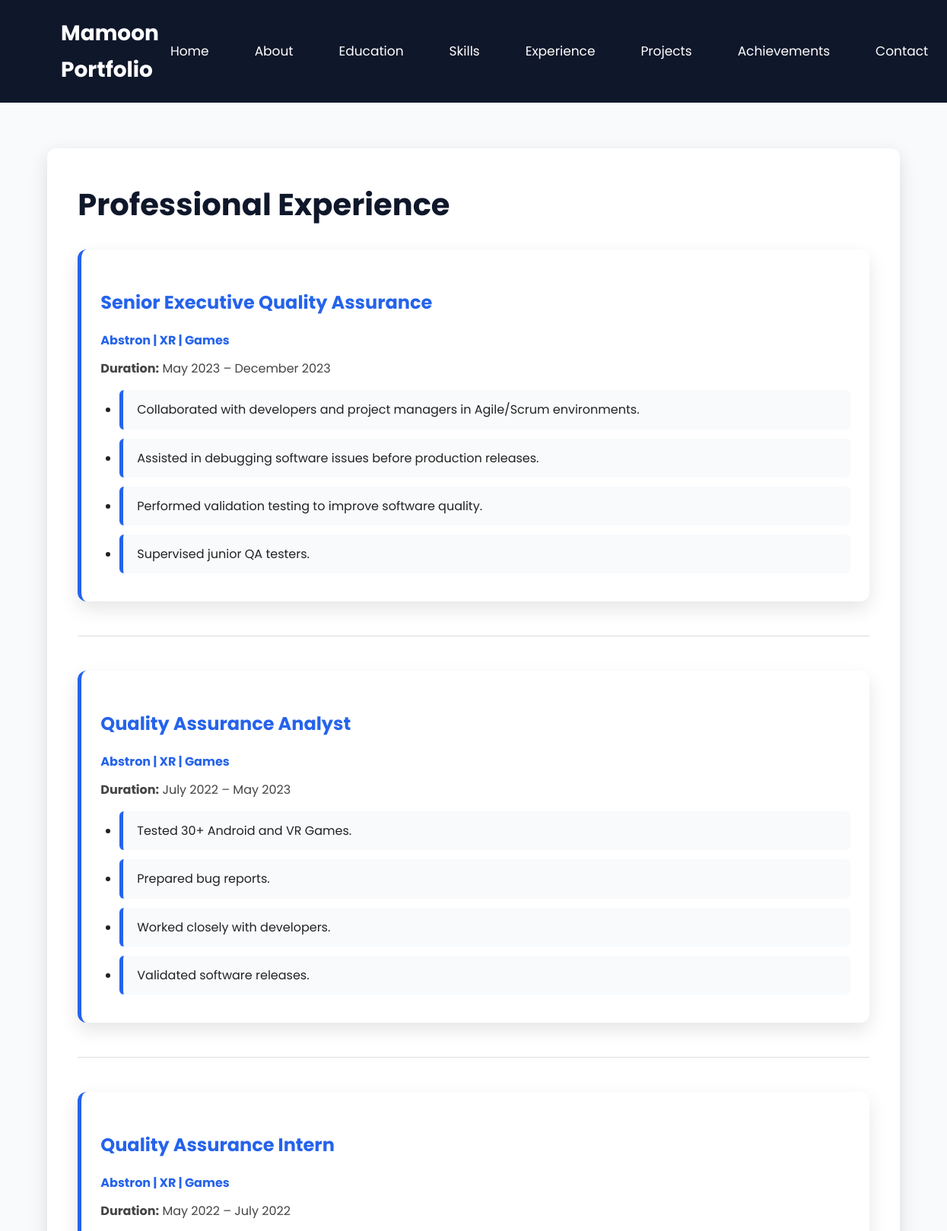
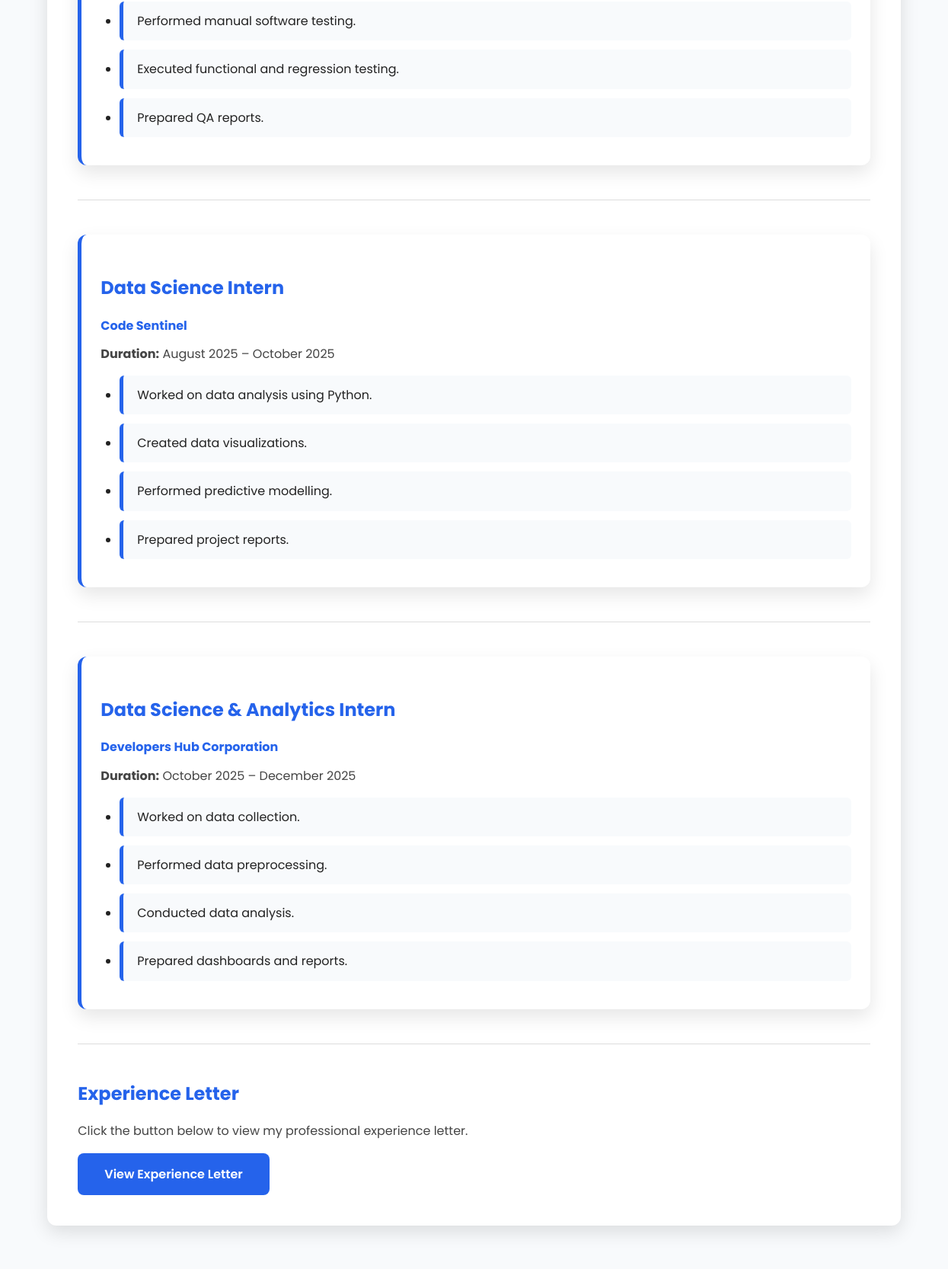
The app's page /experience/ (upper part) with its own data (2 pictures, top to bottom).
### experience/models.py (models this page shows, shortened)
class Experience(models.Model):
    job_title = models.CharField(max_length=150)
    company = models.CharField(max_length=200)
    duration = models.CharField(max_length=100)
    description = models.TextField()
    experience_letter = models.ImageField(
        upload_to="experience/",
        blank=True,
        null=True
    )

### experience/views.py (the view)
# urls.py: path('experience/', include('experience.urls')),
def experience(request):
    experiences = Experience.objects.all()
    for exp in experiences:
        exp.points = [
            line.strip()
            for line in exp.description.split("\n")
            if line.strip()
        ]
    experience_letter = Experience.objects.exclude(
        experience_letter=""
    ).exclude(
        experience_letter=None
    ).first()
    bio = Bio.objects.first()
    return render(request, "experience.html", {
        "experiences": experiences,
        "experience_letter": experience_letter,
        "bio": bio,
    })

### templates/experience.html (shortened to what this page needs)
{% load static %}
<!DOCTYPE html>
<html lang="en">
<head>
    <link rel="stylesheet" href="{% static 'css/style.css' %}">
</head>
<body>
<header>
    <div class="logo">
        <h2>Mamoon Portfolio</h2>
    </div>
    <nav>
        <ul>
            <li><a href="{% url 'home' %}">Home</a></li>
            <li><a href="{% url 'about' %}">About</a></li>
            <li><a href="{% url 'education' %}">Education</a></li>
            <li><a href="{% url 'skills' %}">Skills</a></li>
            <li><a href="{% url 'experience' %}">Experience</a></li>
            <li><a href="{% url 'projects' %}">Projects</a></li>
            <li><a href="{% url 'achievements' %}">Achievements</a></li>
            <li><a href="{% url 'contact' %}">Contact</a></li>
        </ul>
    </nav>
</header>
<main>
<section class="page">
<h1>Professional Experience</h1>
{% for experience in experiences %}
<article>
<h2>{{ experience.job_title }}</h2>
<h4>{{ experience.company }}</h4>
<p>
<strong>Duration:</strong> {{ experience.duration }}
</p>
<ul>
{% for point in experience.points %}
<li>{{ point }}</li>
{% endfor %}
</ul>
</article>
{% if not forloop.last %}
<hr>
{% endif %}
{% endfor %}
{% if experience_letter %}
<hr>
<h2>Experience Letter</h2>
<p>
Click the button below to view my professional experience letter.
</p>
<a href="{{ experience_letter.experience_letter.url }}"
   class="btn"
   target="_blank">
View Experience Letter
</a>
{% endif %}
</section>
</main>
</body>
</html>

### static/css/style.css (style rules this page uses)
:root { --primary:#0f172a; --secondary:#2563eb; --white:#ffffff; --light:#f8fafc; --gray:#64748b; --shadow:0 8px 25px rgba(0,0,0,.12); }
* { margin:0; padding:0; box-sizing:border-box; }
body { font-family:'Poppins',sans-serif; background:var(--light); color:#222; line-height:1.7; }
a { text-decoration:none; }
ul { list-style:none; }
header { background:var(--primary); display:flex; justify-content:space-between; align-items:center; padding:20px 80px; position:sticky; top:0; z-index:1000; }
.logo h2 { color:white; font-size:28px; font-weight:700; }
nav ul { display:flex; gap:30px; }
nav ul li a { color:white; font-size:17px; transition:.3s; padding:8px 15px; border-radius:5px; }
.btn { display:inline-block; background:var(--secondary); color:white; padding:14px 35px; border-radius:8px; transition:.3s; font-weight:600; }
.page { width:90%; margin:60px auto; background:white; padding:40px; border-radius:12px; box-shadow:var(--shadow); }
.page h1 { color:var(--primary); margin-bottom:25px; font-size:40px; }
.page h2 { color:var(--secondary); margin-top:25px; margin-bottom:15px; }
.page p { margin-bottom:15px; color:#444; text-align:justify; }
.page ul { list-style:disc; margin-left:25px; }
.page li { margin-bottom:10px; }
.page ul li { background:#f8fafc; padding:12px 18px; margin-bottom:12px; border-left:5px solid var(--secondary); border-radius:6px; transition:.3s; }
article { background:#ffffff; padding:25px; border-radius:10px; box-shadow:var(--shadow); margin-bottom:30px; transition:.3s; }
article h2 { color:var(--primary); }
hr { margin:30px 0; border:none; height:1px; background:#ddd; }
article { background:#ffffff; padding:25px; margin-bottom:30px; border-radius:12px; box-shadow:0 10px 25px rgba(0,0,0,.10); transition:0.3s ease; }
article h4 { color:#2563eb; margin-bottom:10px; }
article p { margin-bottom:20px; }
.page article { border-left:5px solid #2563eb; }
hr { margin:45px 0; border:none; border-top:1px solid #ddd; }

### records on screen
Experience: job_title "Senior Executive Quality Assurance", company "Abstron | XR | Games", duration "May 2023 – December 2023", points "Collaborated with developers and project managers in Agile/Scrum environments." "Assisted in debugging software issues before production releases." "Performed validation testing to improve software quality." "Supervised junior QA testers."
Experience: job_title "Quality Assurance Analyst", company "Abstron | XR | Games", duration "July 2022 – May 2023", points "Tested 30+ Android and VR Games." "Prepared bug reports." "Worked closely with developers." "Validated software releases."
Experience: job_title "Quality Assurance Intern", company "Abstron | XR | Games", duration "May 2022 – July 2022", points "Performed manual software testing." "Executed functional and regression testing." "Prepared QA reports."
Experience: job_title "Data Science Intern", company "Code Sentinel", duration "August 2025 – October 2025", points "Worked on data analysis using Python." "Created data visualizations." "Performed predictive modelling." "Prepared project reports."
Experience: job_title "Data Science & Analytics Intern", company "Developers Hub Corporation", duration "October 2025 – December 2025", points "Worked on data collection." "Performed data preprocessing." "Conducted data analysis." "Prepared dashboards and reports."
